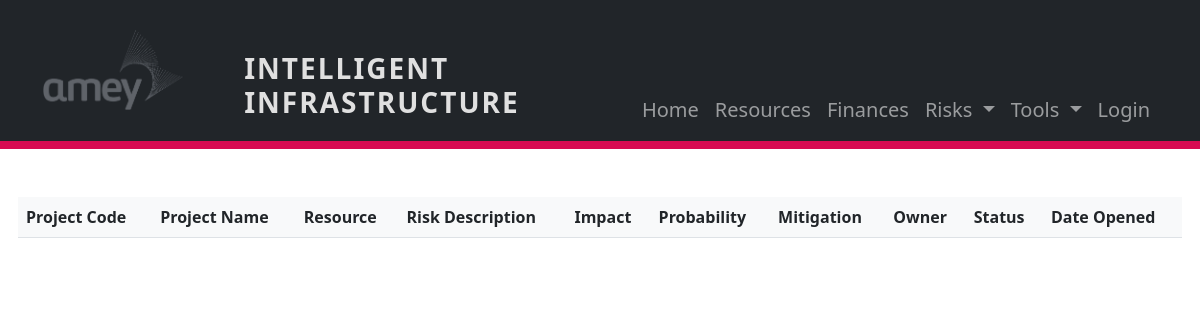
/ii_app/riskregister/, run on an earlier commit of the app's database.
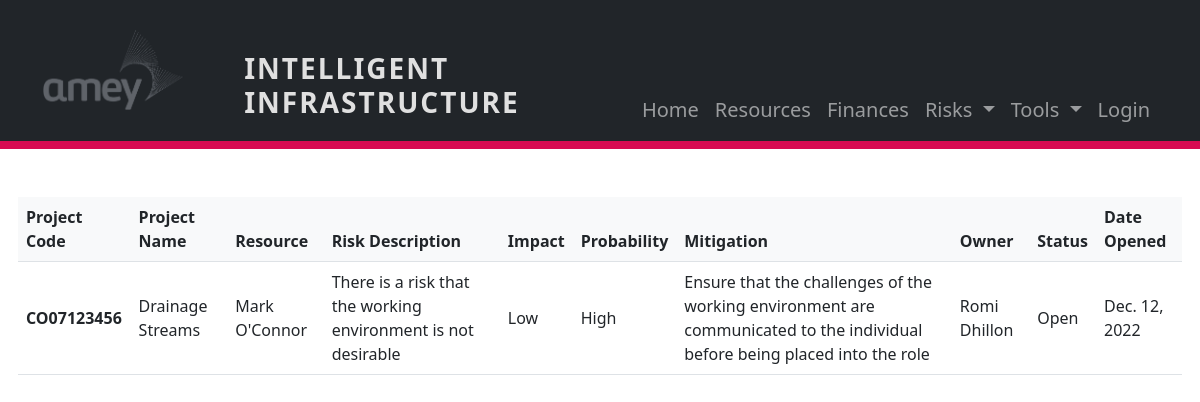
And on a later commit of the database.
### ii_app/models.py (models this page shows, shortened)
class Risk(models.Model):
    project = models.ForeignKey(Project, on_delete=models.DO_NOTHING)
    resource = models.ForeignKey(Resource, on_delete=models.DO_NOTHING)
    description = models.CharField(max_length = 500)
    impact = models.CharField(max_length = 50, choices= risk_impact_choices)
    probability = models.CharField(max_length = 50, choices = risk_probability_choices)
    mitigation = models.CharField(max_length = 500)
    owner = models.CharField(max_length = 200, choices = risk_owner_choices)
    status = models.CharField(max_length = 500, choices= status_choices)
    date_opened = models.DateField()

class Project(models.Model):
    client = models.ForeignKey(Client, on_delete=models.DO_NOTHING)
    code = models.CharField (max_length=50)
    title = models.CharField (max_length=200)

class Resource (models.Model):
    project = models.ForeignKey(Project, on_delete=models.DO_NOTHING)
    name = models.CharField (max_length=200)
    amey_position = models.CharField(max_length=100)
    skillset = models.CharField (max_length=500)
    cone_rate = models.FloatField()
    image = models.ImageField()
    cv = models.ImageField()

### ii_app/views.py (the view)
# urls.py: path('riskregister/', views.risk_register, name='riskregister/'),
def risk_register(request):
    risk_register = Risk.objects.all()
    context = {
        'risk_register': risk_register,
    }
    return render (request, 'ii_app/risk_register.html', context)

### ii_app/templates/ii_app/risk_register.html
{% extends 'ii_app/base.html' %}
{% block body %}
<table class="table flex-d align-middle mb-0 mt-5">
  <thead class="bg-light ">
    <tr class="">
      <th scope="">Project Code</th>
      <th scope="">Project Name</th>
      <th scope="">Resource</th>
      <th scope="">Risk Description</th>
      <th scope="">Impact</th>
      <th scope="">Probability</th>
      <th scope="">Mitigation</th>
      <th scope="">Owner</th>
      <th scope="">Status</th>
      <th scope="">Date Opened</th>
    </tr>
  </thead>
  {% for item in risk_register %}
  <tbody>
    <tr class="">
      <th scope="row">{{item.project.code}}</th>
      <td>{{item.project.title}}</td>
      <td>{{item.resource.name}}</td>
      <td>{{item.description}}</td>
      <td>{{item.impact}}</td>
      <td>{{item.probability}}</td>
      <td>{{item.mitigation}}</td>
      <td>{{item.owner}}</td>
      <td>{{item.status}}</td>
      <td>{{item.date_opened}}</td>
    </tr>
{% endfor %}
{% endblock %}

What changed in the data, as far as the page shows it:
added Risk: project.code "CO07123456", project "Drainage Streams", resource.name "Mark O'Connor", description "There is a risk that the working environment is not desirable", impact "Low", probability "High", mitigation "Ensure that the challenges of the working environment are communicated to the individual before being placed into the role", owner "Romi Dhillon", status "Open", date_opened "Dec. 12, 2022"
